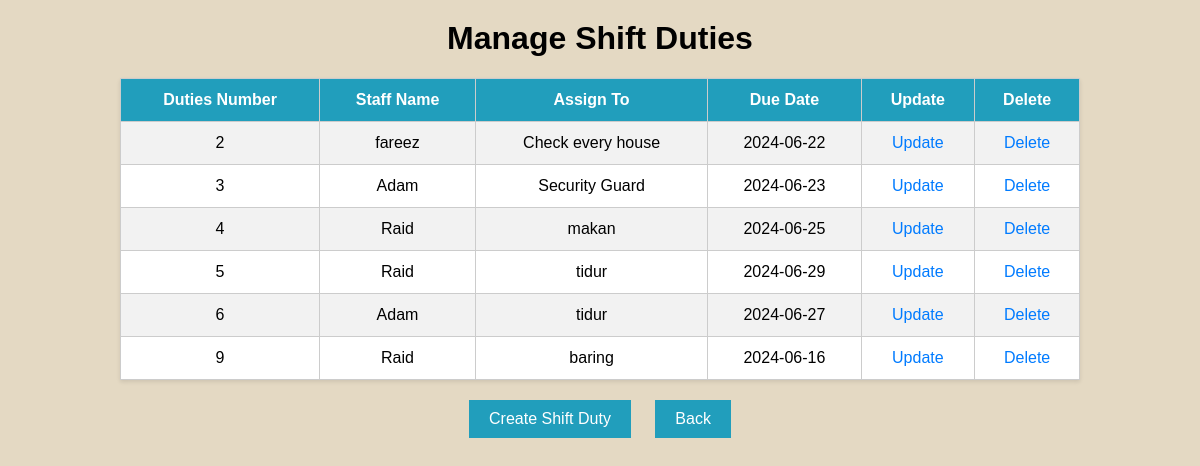
Page /my_page/manager/1/shift_duty/ on the committed database.
### Visitor_subproject/models.py (models this page shows)
class Duties(models.Model):
    Duties_number = models.AutoField(primary_key=True)
    Staffname = models.ForeignKey(STAFF, on_delete=models.CASCADE)
    Assignto =models.CharField(max_length=1000)
    Duedate =models.CharField(max_length=1000)
    manager = models.ForeignKey(Manager, on_delete=models.CASCADE)

class STAFF(models.Model):
    Staffid=models.AutoField(primary_key=True)
    Staffname=models.CharField(max_length=20)
    Staffemail=models.CharField(max_length=100)
    Staffphonenumber=models.CharField(max_length=15)
    StaffPassword = models.CharField(max_length=100)
    manager = models.ForeignKey(Manager, on_delete=models.CASCADE)

### Visitor_subproject/views.py (the view)
# urls.py: path('manager/<int:Managerid>/shift_duty/', views.ManageShiftDuty, name='ManageShiftDuty'),
def ManageShiftDuty(request, Managerid):
    try:
        manager = Manager.objects.get(Managerid=Managerid)
    except Manager.DoesNotExist:
        return render(request, "LoginpageManager.html")
    duties = Duties.objects.filter(manager=manager)  # Filter duties by manager
    context = {
        'manager': manager,
        'duties': duties  # Pass duties queryset to the template
    }
    return render(request, "ManageShiftDuties.html", context)

### Visitor_subproject/Templates/ManageShiftDuties.html (shortened to what this page needs)
<!DOCTYPE html>
<html lang="en">
<head>
</head>
<body>
    <h1>Manage Shift Duties</h1>
    <table>
        <tr>
            <th>Duties Number</th>
            <th>Staff Name</th>
            <th>Assign To</th>
            <th>Due Date</th>
            <th>Update</th>
            <th>Delete</th>
        </tr>
        {% for duty in duties %}
            <tr>
                <td>{{ duty.Duties_number }}</td>
                <td>{{ duty.Staffname.Staffname }}</td>
                <td>{{ duty.Assignto }}</td>
                <td>{{ duty.Duedate }}</td>
                <td><a href="{% url 'UpdateShiftDuty' manager.Managerid duty.Duties_number %}" class="update-link">Update</a></td>
                <td><a href="{% url 'DeleteShiftDuty' manager.Managerid duty.Duties_number %}" class="update-link">Delete</a></td>
            </tr>
        {% endfor %}
    </table>
    <div class="btn-container">
        <a href="{% url 'CreateShiftDuty' manager.Managerid %}" class="btn">Create Shift Duty</a>
        <a href="{% url 'ManagerPage' manager.Managerid %}" class="btn">Back</a>
    </div>
</body>
</html>

### Visitor_subproject/Templates/ManageShiftDuties.html (style rules this page uses)
body { font-family: Arial, sans-serif; background-color: #e4d9c3; text-align: center; margin: 0; }
h1 { margin-top: 20px; }
table { width: 80%; border-collapse: collapse; margin: 20px auto; background-color: #fff; box-shadow: 0 2px 4px rgba(0, 0, 0, 0.1); }
th, td { padding: 12px; border: 1px solid #ccc; }
th { background-color: #219ebc; color: #fff; }
tr:nth-child(even) { background-color: #f2f2f2; }
a.update-link { text-decoration: none; color: #007bff; }
.btn-container { margin-top: 20px; }
.btn { display: inline-block; background-color: #219ebc; color: #fff; padding: 10px 20px; text-decoration: none; margin: 0 10px; }

### rows in the picture
Duties: Duties_number "2", Staffname.Staffname "fareez", Assignto "Check every house", Duedate "2024-06-22"
Duties: Duties_number "3", Staffname.Staffname "Adam", Assignto "Security Guard", Duedate "2024-06-23"
Duties: Duties_number "4", Staffname.Staffname "Raid", Assignto "makan", Duedate "2024-06-25"
Duties: Duties_number "5", Staffname.Staffname "Raid", Assignto "tidur", Duedate "2024-06-29"
Duties: Duties_number "6", Staffname.Staffname "Adam", Assignto "tidur", Duedate "2024-06-27"
Duties: Duties_number "9", Staffname.Staffname "Raid", Assignto "baring", Duedate "2024-06-16"
